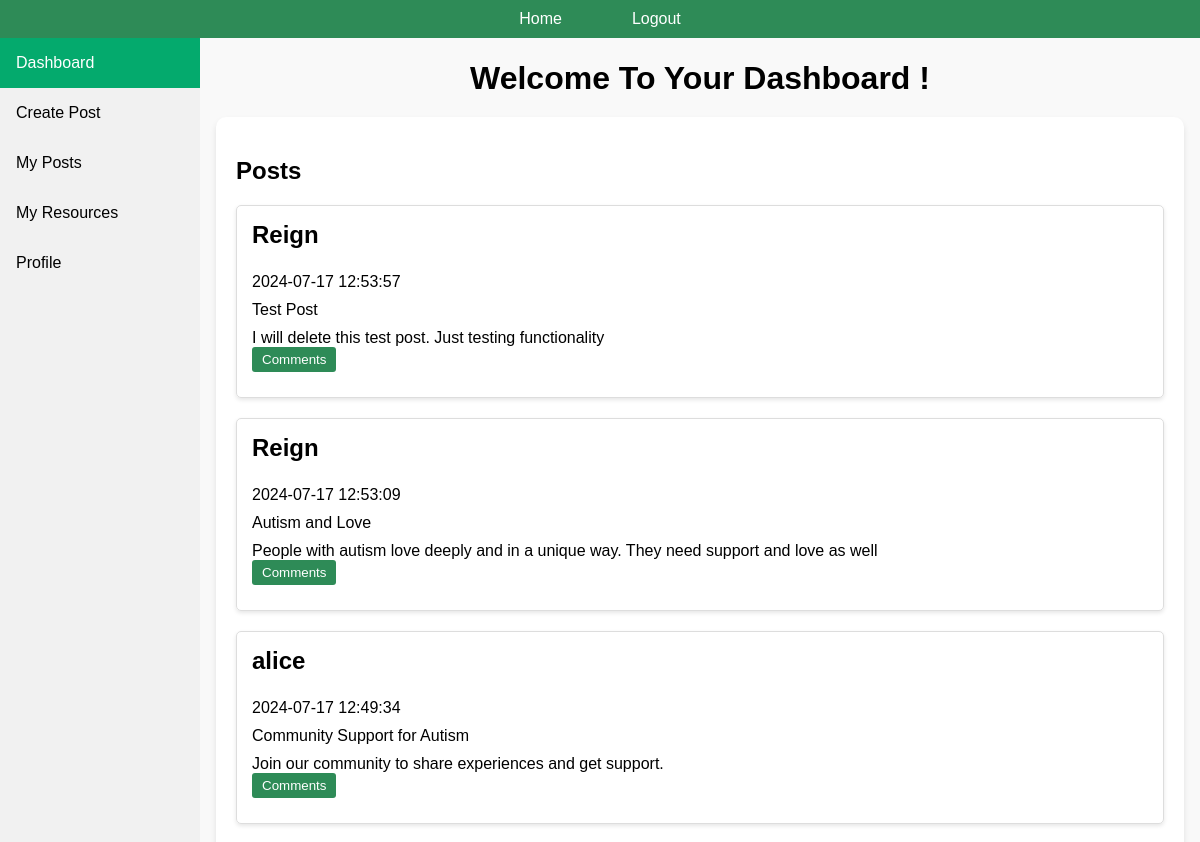
Page /dashboard (signed in, upper part) on the earlier database version.
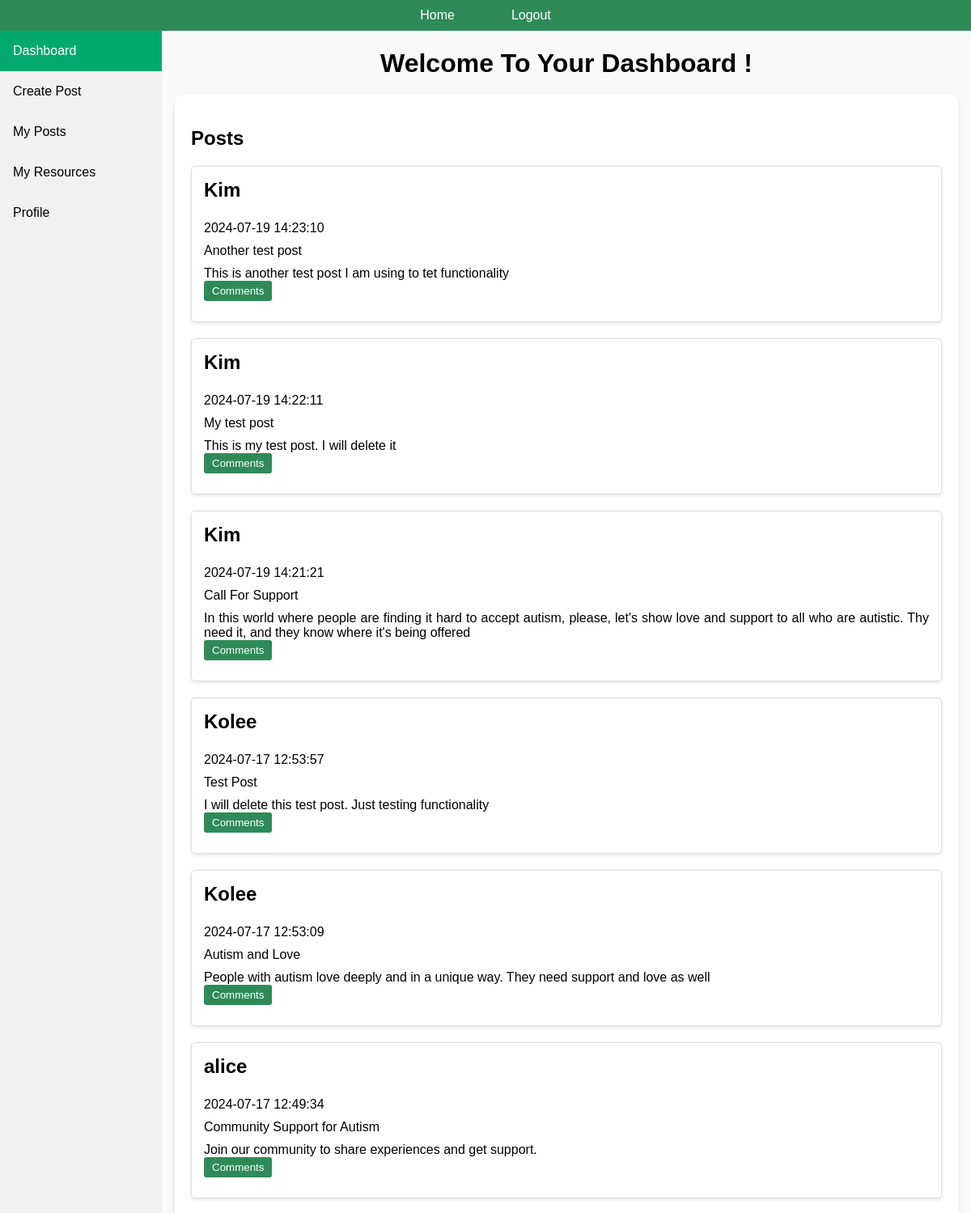
Same page on the later database version.
### api/models.py (models this page shows, shortened)
class Post(db.Model):
	id = db.Column(db.Integer, primary_key=True)
	user_id = db.Column(db.Integer, db.ForeignKey('user.id'), nullable=False)
	content = db.Column(db.Text, nullable=False)
	title = db.Column(db.String(200), nullable=False)
	date_posted = db.Column(db.DateTime, nullable=False, default=datetime.utcnow)
	user = db.relationship('User', back_populates='posts')

class User(db.Model):
	__tablename__ = 'user'
	id = db.Column(db.Integer, primary_key=True)
	username = db.Column(db.String(150), nullable=False, unique=True)
	email = db.Column(db.String(150), nullable=False, unique=True)
	password = db.Column(db.String(150), nullable=False)
	city = db.Column(db.String(80), nullable=False)
	image_file = db.Column(db.String(20), nullable=False, default='default.jpg')
	posts = db.relationship('Post', back_populates='user', lazy='dynamic')
	resource = db.relationship('Resource', secondary=user_resource_association, back_populates='user')

### app.py (the view)
	@app.route('/dashboard')
	def dashboard():
		user_id = session.get('user_id')  # Get the user_id from the session
		username = session.get('username')
		email = session.get('email')
		if 'user_id' not in session:
			return redirect(url_for('login'))
		user = User.query.get(user_id)
		if not user:
			return redirect(url_for('login'))
		all_posts = Post.query.order_by(Post.date_posted.desc()).all()
		for post in all_posts:
			post.comments = Comment.query.filter_by(post_id=post.id).order_by(Comment.date_posted.desc()).all()
		return render_template("dashboard.html", user=user, posts=all_posts)

### templates/dashboard.html (shortened to what this page needs)
{% extends "base.html" %}
{% block content %}
<h1>Welcome To Your Dashboard {{ session['username'] }}!</h1>
<div class="main-content">
    <h2>Posts</h2>
    {% for post in posts %}
    <div class='post'>
        <h3>{{ post.user.username }}</h3>
        <p>{{ post.date_posted.strftime('%Y-%m-%d %H:%M:%S') }}</p>
        <p>{{ post.title }}</p>
        <p>{{ post.content }}</p>
        <div class="comments-section">
            <button class="toggle-comments">Comments</button>
        </div>
    </div>
    {% endfor %}
</div>
{% endblock %}

### templates/base.html (shortened to what this page needs)
<!DOCTYPE html>
<html lang="en">
<head>
    <link rel="stylesheet" href="{{ url_for('static', filename='css/dashboard.css') }}">
</head>
<body>
    <header>
        <nav>
            <ul>
                <li><a href="/">Home</a></li>
                <li><a href="/logout">Logout</a></li>
            </ul>
        </nav>
    </header>
    <div class="container">
        {% include 'sidebar.html' %}
        <div class="dashboard-container">
            {% block content %}{% endblock %}
        </div>
    </div>
</body>
</html>

### templates/sidebar.html
<div class="sidebar">
    <a href="/dashboard" class="{{ 'active' if request.path == '/dashboard' else '' }}">Dashboard</a>
    <a href="/create_post" class="{{ 'active' if request.path == '/create_post' else '' }}">Create Post</a>
    <a href="/my_posts" class="{{ 'active' if request.path == '/my_posts' else '' }}">My Posts</a>
    <a href="/my_resources" class="{{ 'active' if request.path == '/my_resources' else '' }}">My Resources</a>
    <a href="/profile" class="{{ 'active' if request.path == '/profile' else '' }}">Profile</a>
</div>

### static/css/dashboard.css (style rules this page uses)
body { font-family: Arial, sans-serif; background-color: #f9f9f9; margin: 0; padding: 0; }
header nav { width: 100%; background-color: seagreen; padding: 10px 0; }
header nav ul { list-style: none; display: flex; justify-content: center; padding: 0; margin: 0; }
header nav ul li { margin: 0 15px; }
header nav ul li a { color: white; text-decoration: none; padding: 10px 20px; border-radius: 5px; transition: background-color 0.2s; }
.sidebar { margin: 0; padding: 0; width: 200px; background-color: #f1f1f1; position: fixed; height: 100%; overflow: auto; }
.sidebar a { display: block; color: black; padding: 16px; text-decoration: none; }
.sidebar a.active { background-color: #04AA6D; color: white; }
div.dashboard-container { margin-left: 200px; padding: 1px 16px; height: 1000px; }
h1 { text-align: center; margin-bottom: 20px; }
.main-content { background-color: white; padding: 20px; border-radius: 10px; box-shadow: 0 4px 6px rgba(0, 0, 0, 0.1); }
.post { margin-bottom: 20px; padding: 15px; border: 1px solid #ddd; border-radius: 5px; box-shadow: 0 2px 4px rgba(0, 0, 0, 0.1); text-align: justify; }
.post h3 { margin-top: 0; font-size: 1.5em; }
.post p { margin: 10px 0 0; }
.post { margin-bottom: 20px; }
.toggle-comments { margin-bottom: 10px; padding: 5px 10px; background-color: seagreen; color: white; border: none; border-radius: 3px; cursor: pointer; }

Differences in the rows shown:
added Post: user.username "Kim", date_posted "2024-07-19 14:23:10", title "Another test post", content "This is another test post I am using to tet functionality"
added Post: user.username "Kim", date_posted "2024-07-19 14:22:11", title "My test post", content "This is my test post. I will delete it"
added Post: user.username "Kim", date_posted "2024-07-19 14:21:21", title "Call For Support", content "In this world where people are finding it hard to accept autism, please, let's show love and support to all who are autistic. Thy need it, and they know where it's being offered"
changed through a linked row, Post "Test Post": user.username "Reign" → "Kolee"
changed through a linked row, Post "Autism and Love": user.username "Reign" → "Kolee"
